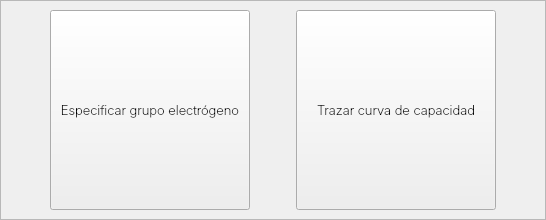
      <widget class="QWidget" name="inicio">
       <layout class="QVBoxLayout" name="verticalLayout_2">
        <property name="spacing">
         <number>0</number>
        </property>
        <property name="leftMargin">
         <number>0</number>
        </property>
        <property name="topMargin">
         <number>0</number>
        </property>
        <property name="rightMargin">
         <number>0</number>
        </property>
        <property name="bottomMargin">
         <number>0</number>
        </property>
        <item>
         <widget class="QFrame" name="down_inicio">
          <property name="styleSheet">
           <string notr="true"/>
          </property>
          <property name="frameShape">
           <enum>QFrame::StyledPanel</enum>
          </property>
          <property name="frameShadow">
           <enum>QFrame::Raised</enum>
          </property>
          <layout class="QHBoxLayout" name="horizontalLayout">
           <item>
            <spacer name="horizontalSpacer_3">
             <property name="orientation">
              <enum>Qt::Horizontal</enum>
             </property>
             <property name="sizeHint" stdset="0">
              <size>
               <width>40</width>
               <height>20</height>
              </size>
             </property>
            </spacer>
           </item>
           <item>
            <widget class="QToolButton" name="especificar">
             <property name="minimumSize">
              <size>
               <width>200</width>
               <height>200</height>
              </size>
             </property>
             <property name="maximumSize">
              <size>
               <width>300</width>
               <height>250</height>
              </size>
             </property>
             <property name="font">
              <font>
               <family>Inter</family>
               <pointsize>10</pointsize>
               <weight>9</weight>
               <italic>false</italic>
               <bold>false</bold>
              </font>
             </property>
             <property name="toolTip">
              <string>Especificar grupo electrógeno.</string>
             </property>
             <property name="text">
              <string>Especificar grupo electrógeno</string>
             </property>
             <property name="icon">
              <iconset>
               <normaloff>../img/electric-generator (1).png</normaloff>../img/electric-generator (1).png</iconset>
             </property>
             <property name="iconSize">
              <size>
               <width>120</width>
               <height>120</height>
              </size>
             </property>
             <property name="autoRepeatInterval">
              <number>100</number>
             </property>
             <property name="toolButtonStyle">
              <enum>Qt::ToolButtonTextUnderIcon</enum>
             </property>
            </widget>
           </item>
           <item>
            <spacer name="horizontalSpacer_8">
             <property name="orientation">
              <enum>Qt::Horizontal</enum>
             </property>
             <property name="sizeHint" stdset="0">
              <size>
               <width>40</width>
               <height>20</height>
              </size>
             </property>
            </spacer>
           </item>
           <item>
            <widget class="QToolButton" name="graficar">
             <property name="minimumSize">
              <size>
               <width>200</width>
               <height>200</height>
              </size>
             </property>
             <property name="maximumSize">
              <size>
               <width>300</width>
               <height>250</height>
              </size>
             </property>
             <property name="font">
              <font>
               <family>Inter</family>
               <pointsize>10</pointsize>
               <weight>9</weight>
               <italic>false</italic>
               <bold>false</bold>
              </font>
             </property>
             <property name="text">
              <string>Trazar curva de capacidad</string>
             </property>
             <property name="icon">
              <iconset>
               <normaloff>../img/generator (1).png</normaloff>../img/generator (1).png</iconset>
             </property>
             <property name="iconSize">
              <size>
               <width>120</width>
               <height>120</height>
              </size>
             </property>
             <property name="toolButtonStyle">
              <enum>Qt::ToolButtonTextUnderIcon</enum>
             </property>
            </widget>
           </item>
           <item>
            <spacer name="horizontalSpacer_4">
             <property name="orientation">
              <enum>Qt::Horizontal</enum>
             </property>
             <property name="sizeHint" stdset="0">
              <size>
               <width>40</width>
               <height>20</height>
              </size>
             </property>
            </spacer>
           </item>
          </layout>
         </widget>
        </item>
       </layout>
      </widget>
